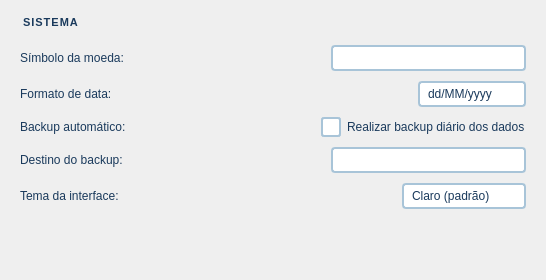
           <widget class="QWidget" name="scrollSistemaContents">
            <property name="geometry">
             <rect>
              <x>0</x>
              <y>0</y>
              <width>546</width>
              <height>280</height>
             </rect>
            </property>
            <layout class="QVBoxLayout" name="scrollSistemaVL">
             <property name="spacing">
              <number>10</number>
             </property>
             <property name="leftMargin">
              <number>20</number>
             </property>
             <property name="topMargin">
              <number>16</number>
             </property>
             <property name="rightMargin">
              <number>20</number>
             </property>
             <property name="bottomMargin">
              <number>16</number>
             </property>
             <item>
              <widget class="QLabel" name="lblSistemaTitle">
               <property name="styleSheet">
                <string notr="true">font-size:11px;font-weight:bold;color:#1a3a5c;border-bottom:2px solid #3585c8;padding-bottom:4px;letter-spacing:1px;</string>
               </property>
               <property name="text">
                <string>SISTEMA</string>
               </property>
              </widget>
             </item>
             <item>
              <layout class="QHBoxLayout" name="hlMoedaSimbolo">
               <property name="spacing">
                <number>12</number>
               </property>
               <item>
                <widget class="QLabel" name="lblMoedaSimbolo">
                 <property name="styleSheet">
                  <string notr="true">font-size:12px;color:#1a3a5c;</string>
                 </property>
                 <property name="text">
                  <string>Símbolo da moeda:</string>
                 </property>
                </widget>
               </item>
               <item>
                <spacer>
                 <property name="orientation">
                  <enum>Qt::Horizontal</enum>
                 </property>
                 <property name="sizeHint" stdset="0">
                  <size>
                   <width>10</width>
                   <height>10</height>
                  </size>
                 </property>
                </spacer>
               </item>
               <item>
                <widget class="QLineEdit" name="leMoedaSimbolo">
                 <property name="styleSheet">
                  <string notr="true">QLineEdit{background-color:#ffffff;border:2px solid #a8c4d8;border-radius:4px;font-size:12px;color:#1a3a5c;padding:3px 8px;}QLineEdit:focus{border-color:#3585c8;}</string>
                 </property>
                </widget>
               </item>
              </layout>
             </item>
             <item>
              <layout class="QHBoxLayout" name="hlFormatoData">
               <property name="spacing">
                <number>12</number>
               </property>
               <item>
                <widget class="QLabel" name="lblFormatoData">
                 <property name="styleSheet">
                  <string notr="true">font-size:12px;color:#1a3a5c;</string>
                 </property>
                 <property name="text">
                  <string>Formato de data:</string>
                 </property>
                </widget>
               </item>
               <item>
                <spacer>
                 <property name="orientation">
                  <enum>Qt::Horizontal</enum>
                 </property>
                 <property name="sizeHint" stdset="0">
                  <size>
                   <width>10</width>
                   <height>10</height>
                  </size>
                 </property>
                </spacer>
               </item>
               <item>
                <widget class="QComboBox" name="comboFormatoData">
                 <property name="styleSheet">
                  <string notr="true">QComboBox{background-color:#ffffff;border:2px solid #a8c4d8;border-radius:4px;font-size:12px;color:#1a3a5c;padding:3px 8px;}QComboBox:focus{border-color:#3585c8;}QComboBox::drop-down{border:none;width:22px;}QComboBox QAbstractItemView{background-color:#ffffff;border:1px solid #a8c4d8;selection-background-color:#3585c8;selection-color:white;}</string>
                 </property>
                 <item>
                  <property name="text">
                   <string>dd/MM/yyyy</string>
                  </property>
                 </item>
                 <item>
                  <property name="text">
                   <string>MM/dd/yyyy</string>
                  </property>
                 </item>
                </widget>
               </item>
              </layout>
             </item>
             <item>
              <layout class="QHBoxLayout" name="hlBackupAutomatico">
               <property name="spacing">
                <number>12</number>
               </property>
               <item>
                <widget class="QLabel" name="lblBackupAutomatico">
                 <property name="styleSheet">
                  <string notr="true">font-size:12px;color:#1a3a5c;</string>
                 </property>
                 <property name="text">
                  <string>Backup automático:</string>
                 </property>
                </widget>
               </item>
               <item>
                <spacer>
                 <property name="orientation">
                  <enum>Qt::Horizontal</enum>
                 </property>
                 <property name="sizeHint" stdset="0">
                  <size>
                   <width>10</width>
                   <height>10</height>
                  </size>
                 </property>
                </spacer>
               </item>
               <item>
                <widget class="QCheckBox" name="checkBackupAutomatico">
                 <property name="styleSheet">
                  <string notr="true">QCheckBox{font-size:12px;color:#1a3a5c;spacing:6px;}QCheckBox::indicator{width:16px;height:16px;border:2px solid #a8c4d8;border-radius:3px;background:#ffffff;}QCheckBox::indicator:checked{background-color:#3585c8;border-color:#1a5fa0;}</string>
                 </property>
                 <property name="text">
                  <string>Realizar backup diário dos dados</string>
                 </property>
                </widget>
               </item>
              </layout>
             </item>
             <item>
              <layout class="QHBoxLayout" name="hlCaminhoBackup">
               <property name="spacing">
                <number>12</number>
               </property>
               <item>
                <widget class="QLabel" name="lblCaminhoBackup">
                 <property name="styleSheet">
                  <string notr="true">font-size:12px;color:#1a3a5c;</string>
                 </property>
                 <property name="text">
                  <string>Destino do backup:</string>
                 </property>
                </widget>
               </item>
               <item>
                <spacer>
                 <property name="orientation">
                  <enum>Qt::Horizontal</enum>
                 </property>
                 <property name="sizeHint" stdset="0">
                  <size>
                   <width>10</width>
                   <height>10</height>
                  </size>
                 </property>
                </spacer>
               </item>
               <item>
                <widget class="QLineEdit" name="leCaminhoBackup">
                 <property name="styleSheet">
                  <string notr="true">QLineEdit{background-color:#ffffff;border:2px solid #a8c4d8;border-radius:4px;font-size:12px;color:#1a3a5c;padding:3px 8px;}QLineEdit:focus{border-color:#3585c8;}</string>
                 </property>
                </widget>
               </item>
              </layout>
             </item>
             <item>
              <layout class="QHBoxLayout" name="hlTema">
               <property name="spacing">
                <number>12</number>
               </property>
               <item>
                <widget class="QLabel" name="lblTema">
                 <property name="styleSheet">
                  <string notr="true">font-size:12px;color:#1a3a5c;</string>
                 </property>
                 <property name="text">
                  <string>Tema da interface:</string>
                 </property>
                </widget>
               </item>
               <item>
                <spacer>
                 <property name="orientation">
                  <enum>Qt::Horizontal</enum>
                 </property>
                 <property name="sizeHint" stdset="0">
                  <size>
                   <width>10</width>
                   <height>10</height>
                  </size>
                 </property>
                </spacer>
               </item>
               <item>
                <widget class="QComboBox" name="comboTema">
                 <property name="styleSheet">
                  <string notr="true">QComboBox{background-color:#ffffff;border:2px solid #a8c4d8;border-radius:4px;font-size:12px;color:#1a3a5c;padding:3px 8px;}QComboBox:focus{border-color:#3585c8;}QComboBox::drop-down{border:none;width:22px;}QComboBox QAbstractItemView{background-color:#ffffff;border:1px solid #a8c4d8;selection-background-color:#3585c8;selection-color:white;}</string>
                 </property>
                 <item>
                  <property name="text">
                   <string>Claro (padrão)</string>
                  </property>
                 </item>
                 <item>
                  <property name="text">
                   <string>Escuro</string>
                  </property>
                 </item>
                </widget>
               </item>
              </layout>
             </item>
             <item>
              <spacer>
               <property name="orientation">
                <enum>Qt::Vertical</enum>
               </property>
               <property name="sizeHint" stdset="0">
                <size>
                 <width>10</width>
                 <height>20</height>
                </size>
               </property>
              </spacer>
             </item>
            </layout>
           </widget>
